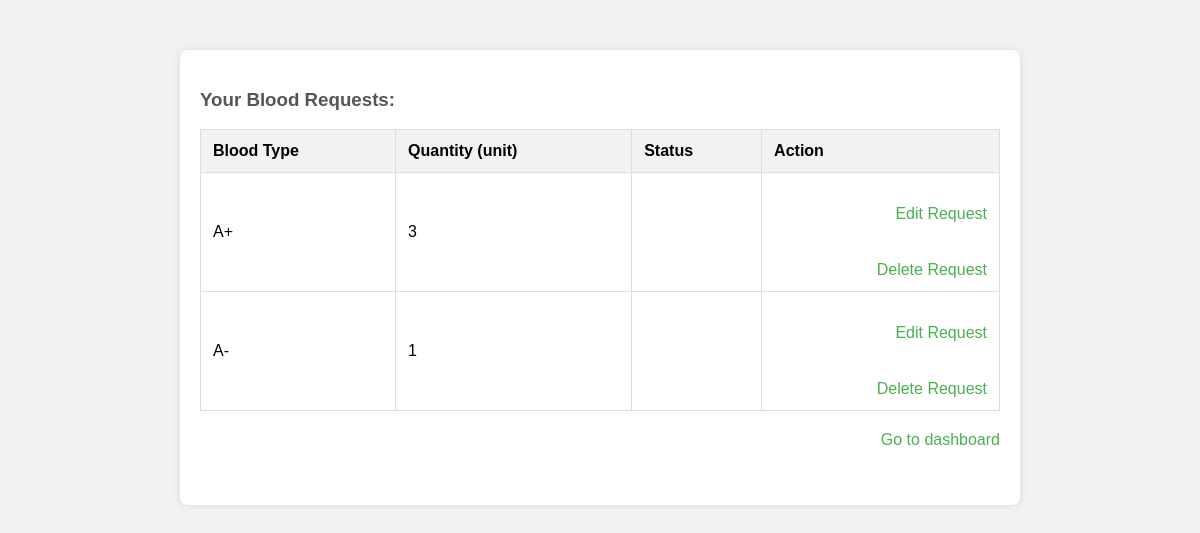
Screenshot of /receiver_status.php (signed in) with the database file from the repository.
### tables this page shows
CREATE TABLE `make_request` (
  `req_id` int(11) NOT NULL,
  `user` varchar(255) NOT NULL,
  `blood_type` varchar(255) NOT NULL,
  `blood_quantity` float NOT NULL
);

### receiver_status.php (the view, shortened to what this page needs)
<?php
$user = $_SESSION['name'];
$conn = new mysqli("localhost", "root", "", "blood_bank");
$sqlReceiverRequests = "SELECT * FROM make_request WHERE user=?";
$stmtReceiverRequests = $conn->prepare($sqlReceiverRequests);
$stmtReceiverRequests->bind_param("s", $user);
$stmtReceiverRequests->execute();
$resultReceiverRequests = $stmtReceiverRequests->get_result();
?>
<!DOCTYPE html>
<html lang="en">
<head>
</head>
<body>
<div class="container">
        <h3>Your Blood Requests:</h3>
        <table>
            <tr>
                <th>Blood Type</th>
                <th>Quantity (unit)</th>
                <th>Status</th>
                <th>Action</th>
            </tr>
            <?php
            while ($row = $resultReceiverRequests->fetch_assoc()) {
                echo "<tr>";
                echo "<td>" . $row['blood_type'] . "</td>";
                echo "<td>" . $row['blood_quantity'] . "</td>";
                echo "<td>" . $row['status'] . "</td>";
                echo "<td><a href='edit_receiver_request.php?req_id=" . $row['req_id'] . "'>Edit Request</a><br>
                <a href='reject_rec_own_req.php?req_id=" . $row['req_id'] . "'>Delete Request</a></td>";
                echo "</tr>";
            }
            ?>
        </table>
        <a href="receiver_dashboard.php">Go to dashboard</a>
        <br><br>
    </div>
</body>
</html>

### receiver_status.php (style rules this page uses)
body { font-family: 'Arial', sans-serif; background-color: #f2f2f2; margin: 0; }
.container { max-width: 800px; margin: 50px auto; padding: 20px; background-color: #fff; border-radius: 8px; box-shadow: 0 0 10px rgba(0, 0, 0, 0.1); }
h3 { color: #555; }
table { width: 100%; border-collapse: collapse; margin-top: 10px; }
table, th, td { border: 1px solid #ddd; }
th, td { padding: 12px; text-align: left; }
th { background-color: #f2f2f2; }
a { display: block; margin-top: 20px; text-align: right; color: #4CAF50; text-decoration: none; }

### rows the page displays
make_request: blood_type "A+", blood_quantity "3"
make_request: blood_type "A-", blood_quantity "1"
